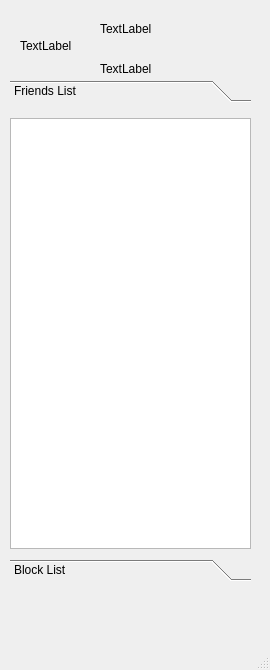
<?xml version="1.0" encoding="UTF-8"?>
<ui version="4.0">
 <class>MainWindow</class>
 <widget class="QMainWindow" name="MainWindow">
  <property name="enabled">
   <bool>true</bool>
  </property>
  <property name="geometry">
   <rect>
    <x>0</x>
    <y>0</y>
    <width>270</width>
    <height>670</height>
   </rect>
  </property>
  <property name="minimumSize">
   <size>
    <width>270</width>
    <height>670</height>
   </size>
  </property>
  <property name="maximumSize">
   <size>
    <width>270</width>
    <height>670</height>
   </size>
  </property>
  <property name="windowTitle">
   <string>MainWindow</string>
  </property>
  <widget class="QWidget" name="centralwidget">
   <widget class="QLabel" name="userpicture">
    <property name="geometry">
     <rect>
      <x>20</x>
      <y>20</y>
      <width>51</width>
      <height>51</height>
     </rect>
    </property>
    <property name="text">
     <string>TextLabel</string>
    </property>
   </widget>
   <widget class="QToolBox" name="toolBox">
    <property name="geometry">
     <rect>
      <x>10</x>
      <y>80</y>
      <width>241</width>
      <height>501</height>
     </rect>
    </property>
    <property name="currentIndex">
     <number>0</number>
    </property>
    <widget class="QWidget" name="page1">
     <property name="geometry">
      <rect>
       <x>0</x>
       <y>0</y>
       <width>241</width>
       <height>439</height>
      </rect>
     </property>
     <attribute name="label">
      <string>Friends List</string>
     </attribute>
     <widget class="QListWidget" name="friendListWidget">
      <property name="geometry">
       <rect>
        <x>0</x>
        <y>10</y>
        <width>241</width>
        <height>431</height>
       </rect>
      </property>
     </widget>
    </widget>
    <widget class="QWidget" name="page2">
     <property name="geometry">
      <rect>
       <x>0</x>
       <y>0</y>
       <width>241</width>
       <height>439</height>
      </rect>
     </property>
     <attribute name="label">
      <string>Block List</string>
     </attribute>
     <widget class="QListWidget" name="blockListWidget">
      <property name="geometry">
       <rect>
        <x>0</x>
        <y>0</y>
        <width>241</width>
        <height>431</height>
       </rect>
      </property>
     </widget>
    </widget>
   </widget>
   <widget class="QLabel" name="username">
    <property name="geometry">
     <rect>
      <x>100</x>
      <y>20</y>
      <width>67</width>
      <height>17</height>
     </rect>
    </property>
    <property name="text">
     <string>TextLabel</string>
    </property>
   </widget>
   <widget class="QLabel" name="usersignature">
    <property name="geometry">
     <rect>
      <x>100</x>
      <y>60</y>
      <width>67</width>
      <height>17</height>
     </rect>
    </property>
    <property name="text">
     <string>TextLabel</string>
    </property>
   </widget>
  </widget>
  <widget class="QMenuBar" name="menubar">
   <property name="geometry">
    <rect>
     <x>0</x>
     <y>0</y>
     <width>270</width>
     <height>28</height>
    </rect>
   </property>
  </widget>
  <widget class="QStatusBar" name="statusbar"/>
 </widget>
 <resources/>
 <connections/>
</ui>
